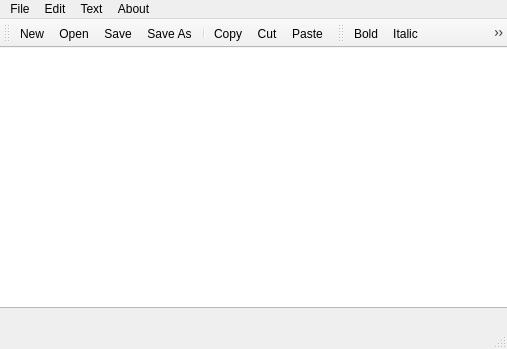
<?xml version="1.0" encoding="UTF-8"?>
<ui version="4.0">
 <class>MainWindow</class>
 <widget class="QMainWindow" name="MainWindow">
  <property name="geometry">
   <rect>
    <x>0</x>
    <y>0</y>
    <width>507</width>
    <height>349</height>
   </rect>
  </property>
  <property name="windowTitle">
   <string>Text Editor</string>
  </property>
  <widget class="QWidget" name="centralwidget">
   <widget class="QWidget" name="verticalLayoutWidget">
    <property name="geometry">
     <rect>
      <x>-1</x>
      <y>-1</y>
      <width>511</width>
      <height>261</height>
     </rect>
    </property>
    <layout class="QVBoxLayout" name="verticalLayout">
     <item>
      <widget class="QTextEdit" name="textEdit"/>
     </item>
    </layout>
   </widget>
  </widget>
  <widget class="QMenuBar" name="menubar">
   <property name="geometry">
    <rect>
     <x>0</x>
     <y>0</y>
     <width>507</width>
     <height>22</height>
    </rect>
   </property>
   <widget class="QMenu" name="menuFile">
    <property name="title">
     <string>File</string>
    </property>
    <addaction name="actionNew"/>
    <addaction name="actionOpen"/>
    <addaction name="separator"/>
    <addaction name="actionSave"/>
    <addaction name="actionSave_As"/>
    <addaction name="separator"/>
    <addaction name="actionPrint"/>
    <addaction name="actionExit_2"/>
    <addaction name="separator"/>
   </widget>
   <widget class="QMenu" name="menuEdit">
    <property name="title">
     <string>Edit</string>
    </property>
    <addaction name="actionCopy"/>
    <addaction name="actionCut"/>
    <addaction name="actionPaste"/>
    <addaction name="separator"/>
    <addaction name="actionFind"/>
    <addaction name="separator"/>
    <addaction name="actionUndo"/>
    <addaction name="actionRedo"/>
    <addaction name="separator"/>
   </widget>
   <widget class="QMenu" name="menuText">
    <property name="title">
     <string>Text</string>
    </property>
    <addaction name="actionBold"/>
    <addaction name="actionItalic"/>
    <addaction name="actionUnderline"/>
    <addaction name="actionStrike_through"/>
    <addaction name="separator"/>
    <addaction name="actionFont_Color"/>
    <addaction name="separator"/>
    <addaction name="actionFont_Family"/>
   </widget>
   <widget class="QMenu" name="menuAbout">
    <property name="title">
     <string>About</string>
    </property>
    <addaction name="actionHelp"/>
    <addaction name="actionAbout"/>
   </widget>
   <addaction name="menuFile"/>
   <addaction name="menuEdit"/>
   <addaction name="menuText"/>
   <addaction name="menuAbout"/>
  </widget>
  <widget class="QStatusBar" name="statusbar"/>
  <widget class="QToolBar" name="toolBar">
   <property name="windowTitle">
    <string>toolBar</string>
   </property>
   <attribute name="toolBarArea">
    <enum>TopToolBarArea</enum>
   </attribute>
   <attribute name="toolBarBreak">
    <bool>false</bool>
   </attribute>
   <addaction name="actionNew"/>
   <addaction name="actionOpen"/>
   <addaction name="actionSave"/>
   <addaction name="actionSave_As"/>
   <addaction name="separator"/>
   <addaction name="actionCopy"/>
   <addaction name="actionCut"/>
   <addaction name="actionPaste"/>
  </widget>
  <widget class="QToolBar" name="toolBar_2">
   <property name="windowTitle">
    <string>toolBar_2</string>
   </property>
   <attribute name="toolBarArea">
    <enum>TopToolBarArea</enum>
   </attribute>
   <attribute name="toolBarBreak">
    <bool>false</bool>
   </attribute>
   <addaction name="actionBold"/>
   <addaction name="actionItalic"/>
   <addaction name="actionUnderline"/>
   <addaction name="actionStrike_through"/>
   <addaction name="separator"/>
   <addaction name="actionFont_Color"/>
   <addaction name="separator"/>
   <addaction name="actionFont_Family"/>
  </widget>
  <action name="actionOpen">
   <property name="icon">
    <iconset resource="resources.qrc">
     <normaloff>:/files/text_editor_icons/open-folder.png</normaloff>:/files/text_editor_icons/open-folder.png</iconset>
   </property>
   <property name="text">
    <string>Open</string>
   </property>
  </action>
  <action name="actionSave">
   <property name="icon">
    <iconset resource="resources.qrc">
     <normaloff>:/files/text_editor_icons/floppy-disk.png</normaloff>:/files/text_editor_icons/floppy-disk.png</iconset>
   </property>
   <property name="text">
    <string>Save</string>
   </property>
  </action>
  <action name="actionSave_As">
   <property name="icon">
    <iconset resource="resources.qrc">
     <normaloff>:/files/text_editor_icons/app.png</normaloff>:/files/text_editor_icons/app.png</iconset>
   </property>
   <property name="text">
    <string>Save As</string>
   </property>
  </action>
  <action name="actionExit_2">
   <property name="icon">
    <iconset resource="resources.qrc">
     <normaloff>:/files/text_editor_icons/no.png</normaloff>:/files/text_editor_icons/no.png</iconset>
   </property>
   <property name="text">
    <string>Exit</string>
   </property>
  </action>
  <action name="actionCopy">
   <property name="icon">
    <iconset resource="resources.qrc">
     <normaloff>:/files/text_editor_icons/list.png</normaloff>:/files/text_editor_icons/list.png</iconset>
   </property>
   <property name="text">
    <string>Copy</string>
   </property>
  </action>
  <action name="actionCut">
   <property name="icon">
    <iconset resource="resources.qrc">
     <normaloff>:/files/text_editor_icons/scissors.png</normaloff>:/files/text_editor_icons/scissors.png</iconset>
   </property>
   <property name="text">
    <string>Cut</string>
   </property>
  </action>
  <action name="actionPaste">
   <property name="icon">
    <iconset resource="resources.qrc">
     <normaloff>:/files/text_editor_icons/files.png</normaloff>:/files/text_editor_icons/files.png</iconset>
   </property>
   <property name="text">
    <string>Paste</string>
   </property>
  </action>
  <action name="actionFind">
   <property name="icon">
    <iconset resource="resources.qrc">
     <normaloff>:/files/text_editor_icons/find.png</normaloff>:/files/text_editor_icons/find.png</iconset>
   </property>
   <property name="text">
    <string>Find</string>
   </property>
  </action>
  <action name="actionReplace">
   <property name="icon">
    <iconset resource="resources.qrc">
     <normaloff>:/files/text_editor_icons/exchange.png</normaloff>:/files/text_editor_icons/exchange.png</iconset>
   </property>
   <property name="text">
    <string>Replace</string>
   </property>
  </action>
  <action name="actionSelect_All">
   <property name="icon">
    <iconset resource="resources.qrc">
     <normaloff>:/files/text_editor_icons/list (1).png</normaloff>:/files/text_editor_icons/list (1).png</iconset>
   </property>
   <property name="text">
    <string>Select All</string>
   </property>
  </action>
  <action name="actionZoom_in">
   <property name="icon">
    <iconset resource="resources.qrc">
     <normaloff>:/files/text_editor_icons/zoom.png</normaloff>:/files/text_editor_icons/zoom.png</iconset>
   </property>
   <property name="text">
    <string>Zoom in</string>
   </property>
  </action>
  <action name="actionZoom_out">
   <property name="icon">
    <iconset resource="resources.qrc">
     <normaloff>:/files/text_editor_icons/zoom-out.png</normaloff>:/files/text_editor_icons/zoom-out.png</iconset>
   </property>
   <property name="text">
    <string>Zoom out</string>
   </property>
  </action>
  <action name="actionBold">
   <property name="icon">
    <iconset resource="resources.qrc">
     <normaloff>:/files/text_editor_icons/bold.png</normaloff>:/files/text_editor_icons/bold.png</iconset>
   </property>
   <property name="text">
    <string>Bold</string>
   </property>
  </action>
  <action name="actionItalic">
   <property name="icon">
    <iconset resource="resources.qrc">
     <normaloff>:/files/text_editor_icons/italic.png</normaloff>:/files/text_editor_icons/italic.png</iconset>
   </property>
   <property name="text">
    <string>Italic</string>
   </property>
  </action>
  <action name="actionUnderline">
   <property name="icon">
    <iconset resource="resources.qrc">
     <normaloff>:/files/text_editor_icons/text-editor (2).png</normaloff>:/files/text_editor_icons/text-editor (2).png</iconset>
   </property>
   <property name="text">
    <string>Underline</string>
   </property>
  </action>
  <action name="actionStrike_through">
   <property name="icon">
    <iconset resource="resources.qrc">
     <normaloff>:/files/text_editor_icons/strikethrough.png</normaloff>:/files/text_editor_icons/strikethrough.png</iconset>
   </property>
   <property name="text">
    <string>Strike-through</string>
   </property>
  </action>
  <action name="actionFont_Color">
   <property name="icon">
    <iconset resource="resources.qrc">
     <normaloff>:/files/text_editor_icons/palette.png</normaloff>:/files/text_editor_icons/palette.png</iconset>
   </property>
   <property name="text">
    <string>Font Color</string>
   </property>
  </action>
  <action name="actionFont_Family">
   <property name="icon">
    <iconset resource="resources.qrc">
     <normaloff>:/files/text_editor_icons/font-size.png</normaloff>:/files/text_editor_icons/font-size.png</iconset>
   </property>
   <property name="text">
    <string>Font Family</string>
   </property>
  </action>
  <action name="actionHelp">
   <property name="icon">
    <iconset resource="resources.qrc">
     <normaloff>:/files/text_editor_icons/question.png</normaloff>:/files/text_editor_icons/question.png</iconset>
   </property>
   <property name="text">
    <string>Help</string>
   </property>
  </action>
  <action name="actionAbout">
   <property name="icon">
    <iconset resource="resources.qrc">
     <normaloff>:/files/text_editor_icons/about.png</normaloff>:/files/text_editor_icons/about.png</iconset>
   </property>
   <property name="text">
    <string>About</string>
   </property>
  </action>
  <action name="actionNew">
   <property name="icon">
    <iconset resource="resources.qrc">
     <normaloff>:/files/text_editor_icons/text-editor.png</normaloff>:/files/text_editor_icons/text-editor.png</iconset>
   </property>
   <property name="text">
    <string>New</string>
   </property>
  </action>
  <action name="actionPrint">
   <property name="icon">
    <iconset resource="resources.qrc">
     <normaloff>:/files/text_editor_icons/print.png</normaloff>:/files/text_editor_icons/print.png</iconset>
   </property>
   <property name="text">
    <string>Print</string>
   </property>
  </action>
  <action name="actionUndo">
   <property name="icon">
    <iconset resource="resources.qrc">
     <normaloff>:/files/text_editor_icons/undo.png</normaloff>:/files/text_editor_icons/undo.png</iconset>
   </property>
   <property name="text">
    <string>Undo</string>
   </property>
  </action>
  <action name="actionRedo">
   <property name="icon">
    <iconset resource="resources.qrc">
     <normaloff>:/files/text_editor_icons/redo.png</normaloff>:/files/text_editor_icons/redo.png</iconset>
   </property>
   <property name="text">
    <string>Redo</string>
   </property>
  </action>
 </widget>
 <resources>
  <include location="resources.qrc"/>
 </resources>
 <connections/>
</ui>
